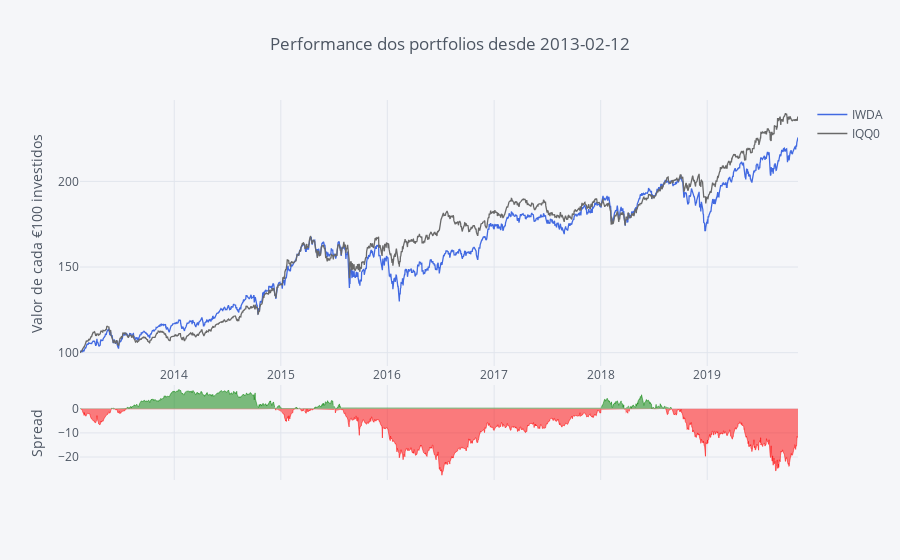

Notebook code cell kept with this figure:
### Code cell
# Making Color Palette
Palette = ['rgb(255, 153, 51)',     # 1 - orange
            'royalblue',            # 2 - Royalblue
            '#708090',              # 3 - Grey
            'rgb(128, 0, 128)',     # 4 - Indigo
            'rgb(219, 64, 82)',     # 5 - Red
            'rgb(0, 128, 128)',     # 6 - Teal
            '#191970',              # 7 - Navy
            'rgb(128, 128, 0)',     # 8 - Olive
            '#00BFFF',              # 9 - Water Blue
            'rgb(128, 177, 211)']   # 10 - 

fundos.iplot(title='Performance dos portfolios desde ' + Begin, yTitle='Valor de cada €100 investidos', color=['royalblue', 'dimgrey'], kind='spread')

### Figure 1 — Plotly figure (JSON) as saved in the notebook; plotly's stock layout.template omitted (floating-point values rounded to 4 significant figures; data arrays with more than 128 entries replaced by an {"elided": "..."} marker saying what was removed)
{"data": [{"line": {"color": "rgba(65, 105, 225, 1.0)", "dash": "solid", "shape": "linear", "width": 1.3}, "mode": "lines", "name": "IWDA", "text": "", "type": "scatter", "uid": "fc9f27a9-09ce-49d3-b13d-34592cbcadff", "x": {"elided": "2461 str values"}, "y": {"elided": "2461 float values"}}, {"line": {"color": "rgba(105, 105, 105, 1.0)", "dash": "solid", "shape": "linear", "width": 1.3}, "mode": "lines", "name": "IQQ0", "text": "", "type": "scatter", "uid": "eb4d1b4e-4457-45f2-bb78-4f36c9a0c327", "x": {"elided": "2461 str values"}, "y": {"elided": "2461 float values"}}, {"connectgaps": false, "fill": "tozeroy", "line": {"color": "green", "dash": "solid", "shape": "linear", "width": 0.5}, "mode": "lines", "name": "Spread", "showlegend": false, "type": "scatter", "uid": "7a2b5b20-c44c-4576-be1b-205ac5c15001", "x": {"elided": "2461 str values"}, "xaxis": "x2", "y": {"elided": "2461 mixed values"}, "yaxis": "y2"}, {"connectgaps": false, "fill": "tozeroy", "line": {"color": "red", "dash": "solid", "shape": "linear", "width": 0.5}, "mode": "lines", "name": "Spread", "showlegend": false, "type": "scatter", "uid": "4242477b-038b-45e6-b41c-142cd2f4dc0c", "x": {"elided": "2461 str values"}, "xaxis": "x2", "y": {"elided": "2461 mixed values"}, "yaxis": "y2"}], "layout": {"autosize": true, "hovermode": "x", "legend": {"bgcolor": "#F5F6F9", "font": {"color": "#4D5663"}}, "paper_bgcolor": "#F5F6F9", "plot_bgcolor": "#F5F6F9", "title": {"font": {"color": "#4D5663"}, "text": "Performance dos portfolios desde 2013-02-12"}, "xaxis": {"autorange": true, "gridcolor": "#E1E5ED", "range": ["2013-02-12", "2019-11-08"], "showgrid": true, "tickfont": {"color": "#4D5663"}, "title": {"font": {"color": "#4D5663"}, "text": ""}, "type": "date", "zerolinecolor": "#E1E5ED"}, "xaxis2": {"anchor": "y2", "autorange": true, "gridcolor": "#E1E5ED", "range": ["2013-02-12", "2019-11-08"], "showgrid": true, "showticklabels": false, "tickfont": {"color": "#4D5663"}, "title": {"font": {"color": "#4D5663"}, "text": ""}, "type": "date", "zerolinecolor": "#E1E5ED"}, "yaxis": {"autorange": true, "domain": [0.3, 1], "gridcolor": "#E1E5ED", "range": [92.24, 247.5], "showgrid": true, "tickfont": {"color": "#4D5663"}, "title": {"font": {"color": "#4D5663"}, "text": "Valor de cada €100 investidos"}, "type": "linear", "zerolinecolor": "#E1E5ED"}, "yaxis2": {"autorange": true, "domain": [0, 0.25], "gridcolor": "#E1E5ED", "range": [-29.54, 9.881], "showgrid": true, "tickfont": {"color": "#4D5663"}, "title": {"font": {"color": "#4D5663"}, "text": "Spread"}, "type": "linear", "zerolinecolor": "#E1E5ED"}}}
